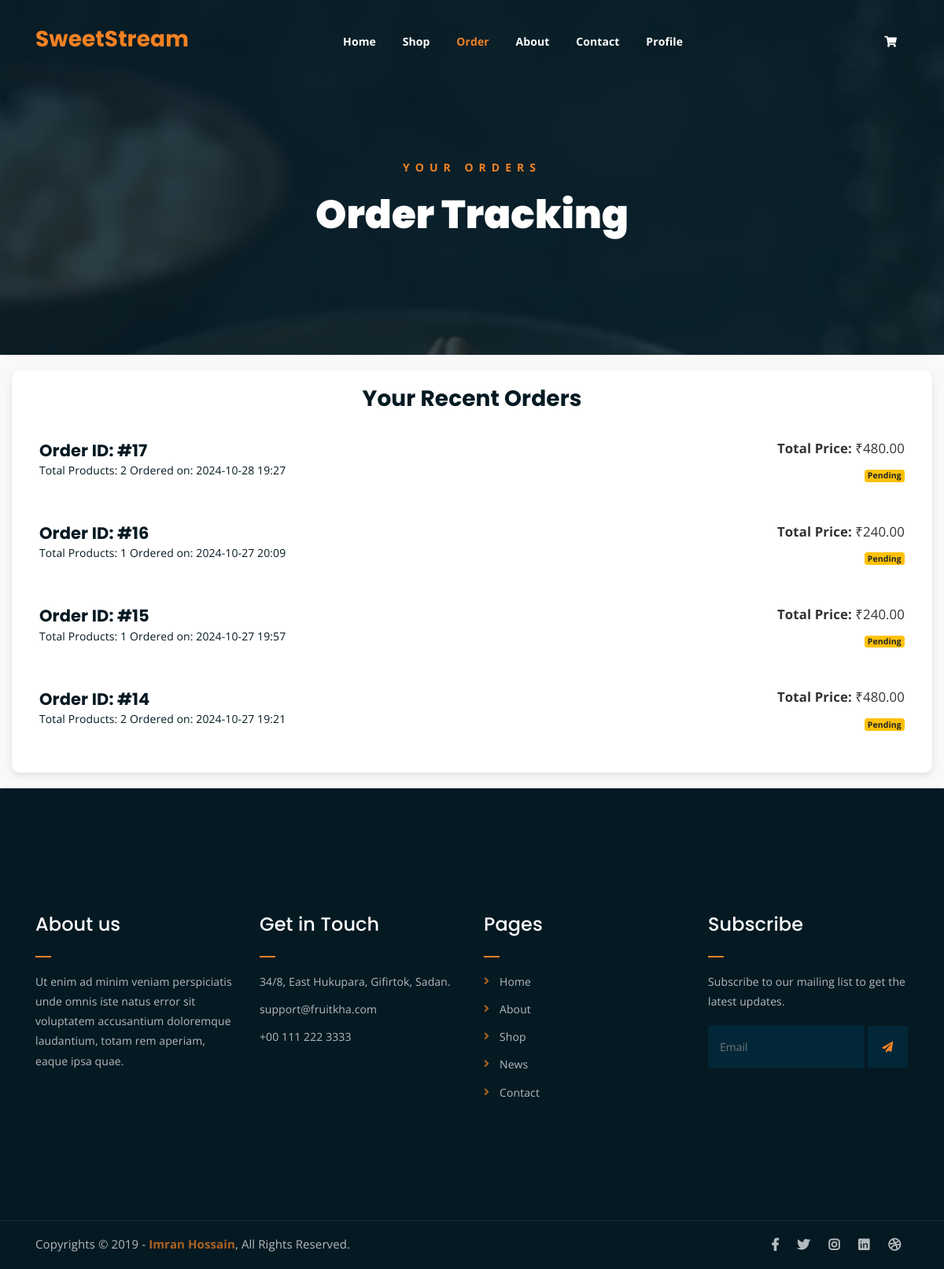
Page /user/order.php (signed in) on the committed database.
### tables this page shows
CREATE TABLE `delivery_table` (
  `did` int(100) NOT NULL,
  `product_id` int(100) NOT NULL,
  `user_id` varchar(100) NOT NULL,
  `product_quantity` varchar(100) NOT NULL,
  `price` varchar(100) NOT NULL,
  `address` varchar(100) NOT NULL,
  `phone_no` varchar(10) NOT NULL,
  `deliveryperson_id` int(100) NOT NULL,
  `delivery_date_time` datetime NOT NULL DEFAULT current_timestamp(),
  `status` varchar(100) NOT NULL,
  `payment_details` varchar(100) NOT NULL
);

### user/order.php (the view, shortened to what this page needs)
<!DOCTYPE html>
<html lang="en">
<head>
    <link rel="stylesheet" href="assets/css/all.min.css">
    <link rel="stylesheet" href="assets/bootstrap/css/bootstrap.min.css">
    <link rel="stylesheet" href="assets/css/owl.carousel.css">
    <link rel="stylesheet" href="assets/css/magnific-popup.css">
    <link rel="stylesheet" href="assets/css/animate.css">
    <link rel="stylesheet" href="assets/css/meanmenu.min.css">
    <link rel="stylesheet" href="assets/css/main.css">
    <link rel="stylesheet" href="assets/css/responsive.css">
</head>
<body>
    <div class="top-header-area" id="sticker">
        <div class="container">
            <div class="row">
                <div class="col-lg-12 col-sm-12 text-center">
                    <div class="main-menu-wrap">
                        <div class="site-logo">
                            <a href="#">
                                <h3 class="orange-text">SweetStream</h3>
                            </a>
                        </div>
						<nav class="main-menu">
							<ul>
								<li><a href="index.php">Home</a></li>
								<li><a href="shop.php">Shop</a></li>
								<li class="current-list-item"><a href="order.php">Order</a></li>
								<li><a href="about.php">About</a></li>
								<li><a href="contact.php">Contact</a></li>
								<li><a href="profile.php">Profile</a></li>
								<li>
									<div class="header-icons">
										<a class="shopping-cart" href="cart.php"><i class="fas fa-shopping-cart"></i></a>
									</div>
								</li>
							</ul>
						</nav>
                    </div>
                </div>
            </div>
        </div>
    </div>
    <div class="breadcrumb-section breadcrumb-bg">
        <div class="container">
            <div class="row">
                <div class="col-lg-8 offset-lg-2 text-center">
                    <div class="breadcrumb-text">
                        <p>Your Orders</p>
                        <h1>Order Tracking</h1>
                    </div>
                </div>
            </div>
        </div>
    </div>
    <?php
$user_id = $_SESSION['user_id'];
include $_SERVER['DOCUMENT_ROOT'] . '/SweetStream/php/db_connection.php';
$conn = new mysqli($host, $user, $password, $dbname);
$sql = "
    SELECT d.did, d.product_id, d.product_quantity, d.price, d.delivery_date_time, d.status, p.pname, p.pphoto, d.address
    FROM delivery_table d
    JOIN product_table p ON d.product_id = p.pid
    WHERE d.user_id = ?
    ORDER BY d.delivery_date_time DESC
";
$stmt = $conn->prepare($sql);
$stmt->bind_param('i', $user_id);
$stmt->execute();
$result = $stmt->get_result();
$order_groups = [];
while ($row = $result->fetch_assoc()) {
    $delivery_time = $row['delivery_date_time'];
    if (!isset($order_groups[$delivery_time])) {
        $order_groups[$delivery_time] = [
            'products' => [],
            'total_price' => 0,
            'total_quantity' => 0,
            'status' => $row['status'],
            'date_time' => date('Y-m-d H:i', strtotime($row['delivery_date_time'])),
            'order_id' => $row['did']
        ];
    }
    $order_groups[$delivery_time]['products'][] = $row;
    $order_groups[$delivery_time]['total_price'] += $row['price'] * $row['product_quantity'];
    $order_groups[$delivery_time]['total_quantity'] += $row['product_quantity'];
}
?>
<div class="order-tracking-section">
    <div class="container-fluid">
        <div class="row">
            <div class="col-lg-12">
                <div class="tracking-card">
                    <h3 class="text-center">Your Recent Orders</h3>
                    <div class="order-list">
                        <?php if (!empty($order_groups)): ?>
                            <?php foreach ($order_groups as $delivery_time => $order): ?>
                                <div class="order-card" onclick="toggleDetails(this)">
                                    <div class="order-header">
                                        <div class="order-id">
                                            <h4>Order ID: #<?php echo $order['order_id']; ?></h4>
                                            <span>Total Products: <?php echo $order['total_quantity']; ?></span>
                                            <span>Ordered on: <?php echo $order['date_time']; ?></span>
                                        </div>
                                        <div class="order-summary">
                                            <div class="total-price">
                                                <strong>Total Price: </strong>₹<?php echo number_format($order['total_price'], 2); ?>
                                            </div>
                                            <div class="order-status">
                                                <span class="badge badge-<?php echo ($order['status'] == 'Delivered') ? 'success' : 'warning'; ?>">
                                                    <?php echo ucfirst($order['status']); ?>
                                                </span>
                                            </div>
                                        </div>
                                    </div>
                                </div>
                            <?php endforeach; ?>
                        <?php else: ?>
                            <p class="text-center">You have no recent orders.</p>
                        <?php endif; ?>
                    </div>
                </div>
            </div>
        </div>
    </div>
</div>
    <div class="footer-area">
        <div class="container">
            <div class="row">
                <div class="col-lg-3 col-md-6">
                    <div class="footer-box about-widget">
                        <h2 class="widget-title">About us</h2>
                        <p>Ut enim ad minim veniam perspiciatis unde omnis iste natus error sit voluptatem accusantium
                            doloremque laudantium, totam rem aperiam, eaque ipsa quae.</p>
                    </div>
                </div>
                <div class="col-lg-3 col-md-6">
                    <div class="footer-box get-in-touch">
                        <h2 class="widget-title">Get in Touch</h2>
                        <ul>
                            <li>34/8, East Hukupara, Gifirtok, Sadan.</li>
                            <li>support@fruitkha.com</li>
                            <li>+00 111 222 3333</li>
                        </ul>
                    </div>
                </div>
                <div class="col-lg-3 col-md-6">
                    <div class="footer-box pages">
                        <h2 class="widget-title">Pages</h2>
                        <ul>
                            <li><a href="index.php">Home</a></li>
                            <li><a href="about.php">About</a></li>
                            <li><a href="services.html">Shop</a></li>
                            <li><a href="news.html">News</a></li>
                            <li><a href="contact.php">Contact</a></li>
                        </ul>
                    </div>
                </div>
                <div class="col-lg-3 col-md-6">
                    <div class="footer-box subscribe">
                        <h2 class="widget-title">Subscribe</h2>
                        <p>Subscribe to our mailing list to get the latest updates.</p>
                        <form action="index.php">
                            <input type="email" placeholder="Email">
                            <button type="submit"><i class="fas fa-paper-plane"></i></button>
                        </form>
                    </div>
                </div>
            </div>
        </div>
    </div>
    <div class="copyright">
        <div class="container">
            <div class="row">
                <div class="col-lg-6 col-md-12">
                    <p>Copyrights &copy; 2019 - <a href="https://imransdesign.com/">Imran Hossain</a>, All Rights
                        Reserved.</p>
                </div>
                <div class="col-lg-6 text-right col-md-12">
                    <div class="social-icons">
                        <ul>
                            <li><a href="#" target="_blank"><i class="fab fa-facebook-f"></i></a></li>
                            <li><a href="#" target="_blank"><i class="fab fa-twitter"></i></a></li>
                            <li><a href="#" target="_blank"><i class="fab fa-instagram"></i></a></li>
                            <li><a href="#" target="_blank"><i class="fab fa-linkedin"></i></a></li>
                            <li><a href="#" target="_blank"><i class="fab fa-dribbble"></i></a></li>
                        </ul>
                    </div>
                </div>
            </div>
        </div>
    </div>
</body>
</html>

### user/order.php (style rules this page uses)
.order-tracking-section { background-color: #f9f9f9; padding: 20px 0; border-radius: 10px; }
.tracking-card { background: #fff; padding: 20px; border-radius: 10px; box-shadow: 0 4px 10px rgba(0, 0, 0, 0.1); }
.order-card { background: #fff; border: none; border-radius: 8px; padding: 15px; margin-bottom: 15px; transition: transform 0.2s, box-shadow 0.2s; cursor: pointer; }
.order-header { display: flex; justify-content: space-between; align-items: center; }
.order-id h4 { margin: 0; }
.order-summary { text-align: right; }
.total-price { font-size: 1.2em; color: #333; }
.order-status { margin-top: 5px; }

### rows in the picture
delivery_table: did "17", product_quantity "2", date_time "2024-10-28 19:27", total_price "480.00", status "Pending"
delivery_table: did "16", product_quantity "1", date_time "2024-10-27 20:09", price "240.00", status "Pending"
delivery_table: did "15", product_quantity "1", date_time "2024-10-27 19:57", price "240.00", status "Pending"
delivery_table: did "14", product_quantity "2", date_time "2024-10-27 19:21", total_price "480.00", status "Pending"
